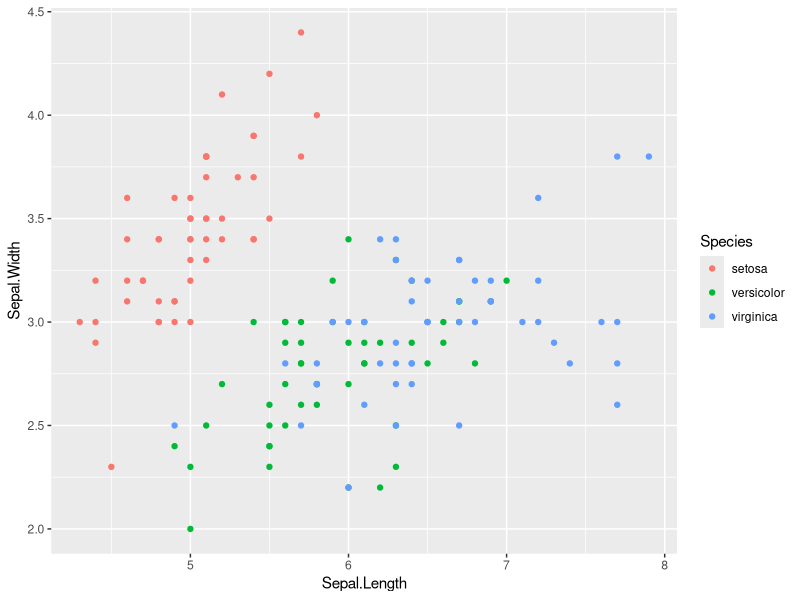
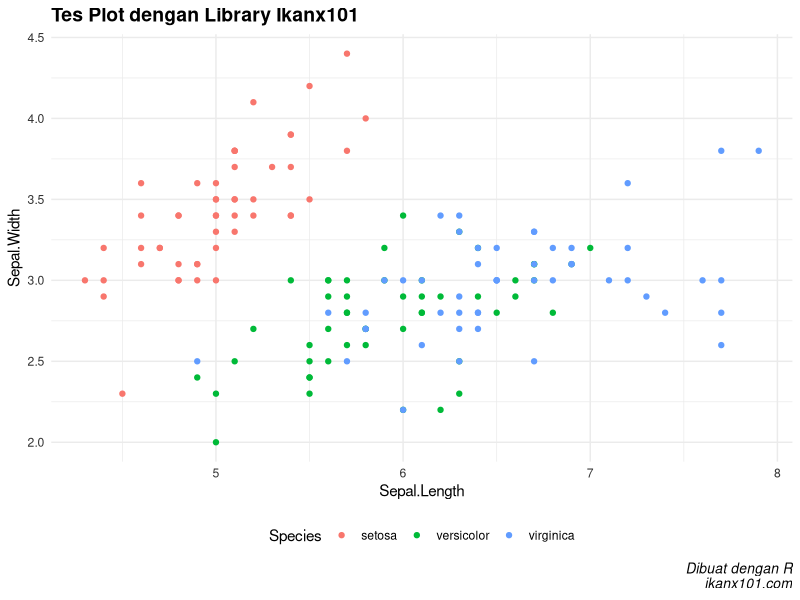

Write the R code that produced these figures, in order.
## ---- chunk 1
#| include: false

library(dplyr)
library(ggplot2)
## ---- chunk 2
#| echo: false

# Coba bikin plot
ggplot(iris, aes(Sepal.Length, Sepal.Width, color = Species)) +
  geom_point() 
## ---- chunk 3
#| echo: false

# Coba bikin plot
ggplot(iris, aes(Sepal.Length, Sepal.Width, color = Species)) +
  geom_point() +
  labs(title = "Tes Plot dengan Library Ikanx101") +
  theme_minimal() +
  theme(
    legend.position = "bottom",
    plot.title = ggplot2::element_text(face = "bold", size = 14),
    axis.text = ggplot2::element_text(color = "grey20"),
    plot.caption = element_text(size = 10,face = "italic")
  ) +
  labs(caption = "Dibuat dengan R\nikanx101.com")
